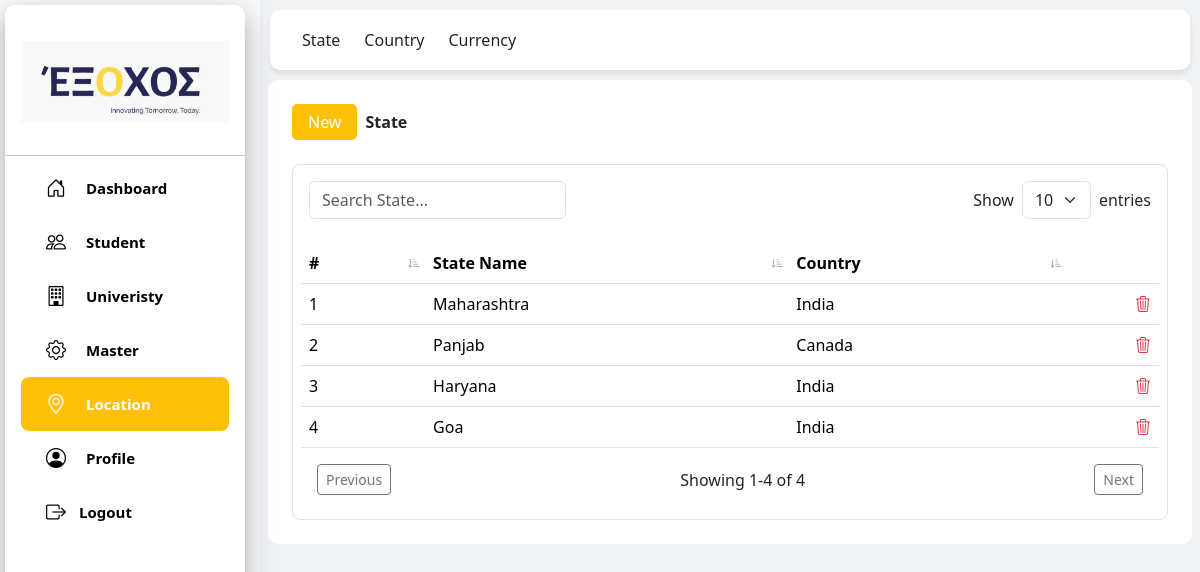
Page /contact/state/ on the committed database.
### contact/models.py (models this page shows, shortened)
class ResState(models.Model):
    name = models.CharField(max_length=50)
    country_id = models.ForeignKey(ResCountry, on_delete=models.CASCADE, null=True, blank=True)

class ResCountry(models.Model):
    name = models.CharField(max_length=50)
    country_code = models.CharField(max_length=5)
    def __str__(self):
        return self.name

### contact/views.py (the view)
# urls.py: path('state/', views.state, name='state'),
def state(request):
    state_qs = ResState.objects.all()
    country_qs = ResCountry.objects.all().prefetch_related("resstate_set")
    context = {'state': state_qs, 'countries': country_qs, 'page_title': 'State',}
    return render(request, 'state_page.html',context)

### templates/state_page.html (shortened to what this page needs)
{% load static %}
<!DOCTYPE html>
<html lang="en">
<head>
<script src="https://cdn.tailwindcss.com"></script>
<link href="https://cdn.jsdelivr.net/npm/bootstrap@5.3.2/dist/css/bootstrap.min.css" rel="stylesheet">
<link rel="stylesheet" href="https://cdn.jsdelivr.net/npm/bootstrap-icons@1.11.3/font/bootstrap-icons.css">
</head>
<body class="bg-light">
{% include "student_header.html"%}
<div class="top-header" style="border-radius: 10px; margin:10px">
    <div class="container-fluid d-flex justify-content-start">
        <a class="navbar-brand text-dark me-4" href="{% url 'contact:state' %}">State</a>
        <a class="navbar-brand text-dark me-4" href="{% url 'contact:country' %}">Country</a>
        <a class="navbar-brand text-dark me-4" href="{% url 'contact:currency' %}">Currency</a>
    </div>
</div>
<div class="content-wrapper">
    <div class="bg-white p-4 mx-2" style="border-radius: 10px;">
        <div class="d-flex align-items-center mb-4 gap-2">
            <button type="button" class="btn btn-warning" style="padding:5px 15px; border-radius: 5px; color:white;"
                data-bs-toggle="modal" data-bs-target="#newModal">New</button>
            <b>{{ page_title }}</b>
        </div>
        <div class="position-fixed top-0 end-0 p-3" style="z-index:1100">
        </div>
        <main>
            <div class="bg-white overflow-hidden border border-gray-100 rounded-lg">
                <div class="d-flex justify-content-between align-items-center p-3">
                    <input type="text" id="searchInput" class="form-control w-auto" placeholder="Search State...">
                    <div class="d-flex align-items-center">
                        <label for="pageSize" class="me-2 mb-0">Show</label>
                        <select id="pageSize" class="form-select w-auto">
                            <option value="10" selected>10</option>
                        </select>
                        <span class="ms-2">entries</span>
                    </div>
                </div>
                <div class="overflow-x-auto m-2">
                    <table class="table table-hover" id="stateTable">
                        <thead class="bg-light">
                            <tr>
                                <th class="sortable" data-column-index="0"># <span class="sort-icon bi bi-sort-down-alt"></span></th>
                                <th class="sortable" data-column-index="1">State Name <span class="sort-icon bi bi-sort-down-alt"></span></th>
                                <th class="sortable" data-column-index="2">Country <span class="sort-icon bi bi-sort-down-alt"></span></th>
                                <th></th>
                            </tr>
                        </thead>
                        <tbody>
                            {% for stat in state %}
                            <tr>
                                <td>{{ forloop.counter }}</td>
                                <td>
                                    <a href="#" class="open-edit-modal" style="color:black; text-decoration:none;"
                                       data-bs-toggle="modal" data-bs-target="#EditModal"
                                       data-id="{{ stat.id }}" data-name="{{ stat.name }}" data-country="{{ stat.country_id.id }}">
                                       {{ stat.name }}
                                    </a>
                                </td>
                                <td>{{ stat.country_id }}</td>
                                <td class="text-end">
                                    <a href="#" class="open-delete-modal" style="color:red; text-decoration:none;"
                                       data-bs-toggle="modal" data-bs-target="#DeleteModal"
                                       data-delete-id="{{ stat.id }}" data-delete-name="{{ stat.name }}"
                                       data-url="{% url 'contact:state_delete' stat.id %}">
                                       <i class="bi bi-trash3 text-danger"></i>
                                    </a>
                                </td>
                            </tr>
                            {% endfor %}
                        </tbody>
                    </table>
                    <div class="d-flex justify-content-between m-3">
                        <button class="btn btn-sm btn-outline-secondary" id="prevPage">Previous</button>
                        <span id="pageInfo" class="align-self-center"></span>
                        <button class="btn btn-sm btn-outline-secondary" id="nextPage">Next</button>
                    </div>
                </div>
            </div>
        </main>
    </div>
</div>
</body>
</html>

### templates/state_page.html (style rules this page uses)
.content-wrapper { margin-left: 260px; padding-top: 80px; background-color: #f0f2f5; min-height: 100vh; }
.top-header { position: fixed; top: 0; left: 260px; right: 0; z-index: 1020; background: #fff; box-shadow: 0 4px 6px -1px rgba(0,0,0,0.1); height: 60px; display: flex; align-items: center; padding: 0 20px; }
th.sortable { cursor: pointer; position: relative; padding-right: 25px; }
.sort-icon { position: absolute; right: 5px; top: 50%; transform: translateY(-50%); font-size: 0.75rem; color: #999; }

### rows in the picture
ResState: name "Maharashtra", country_id "India"
ResState: name "Panjab", country_id "Canada"
ResState: name "Haryana", country_id "India"
ResState: name "Goa", country_id "India"

### other values in the picture
{{ page_title }} "State"
